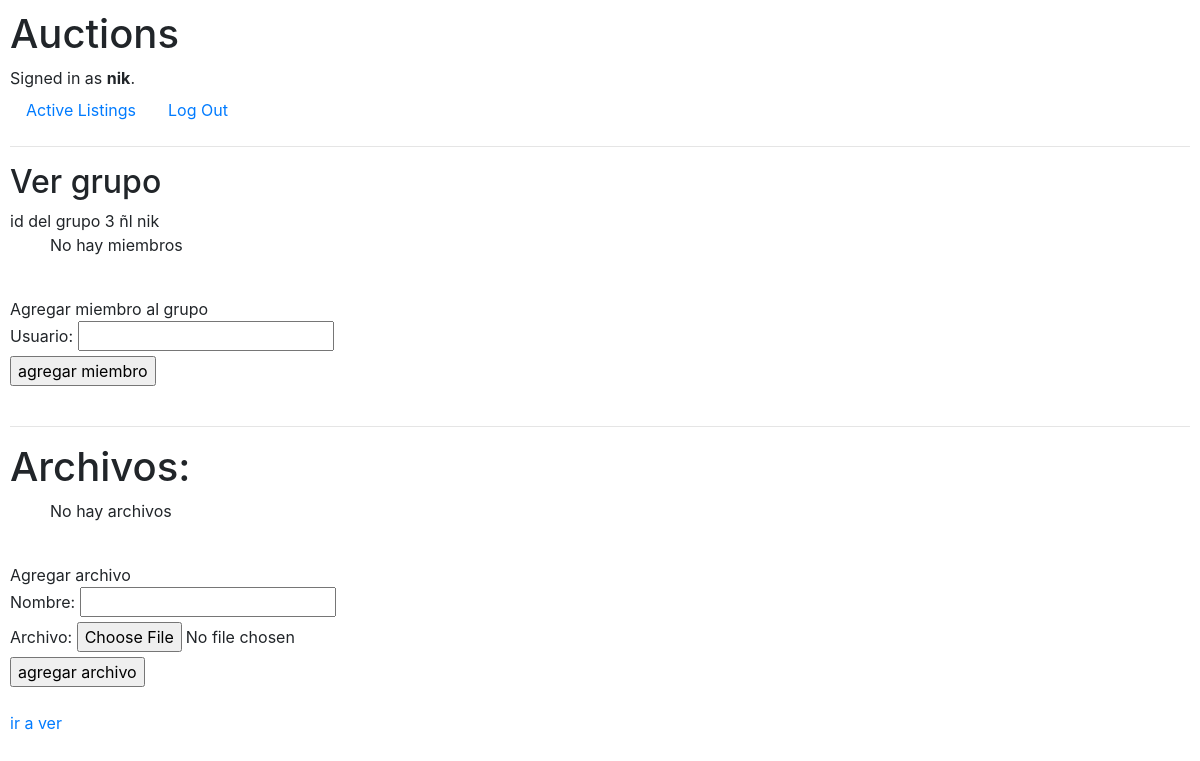
The page /ver_grupo/3 (signed in) on the database as committed earlier.
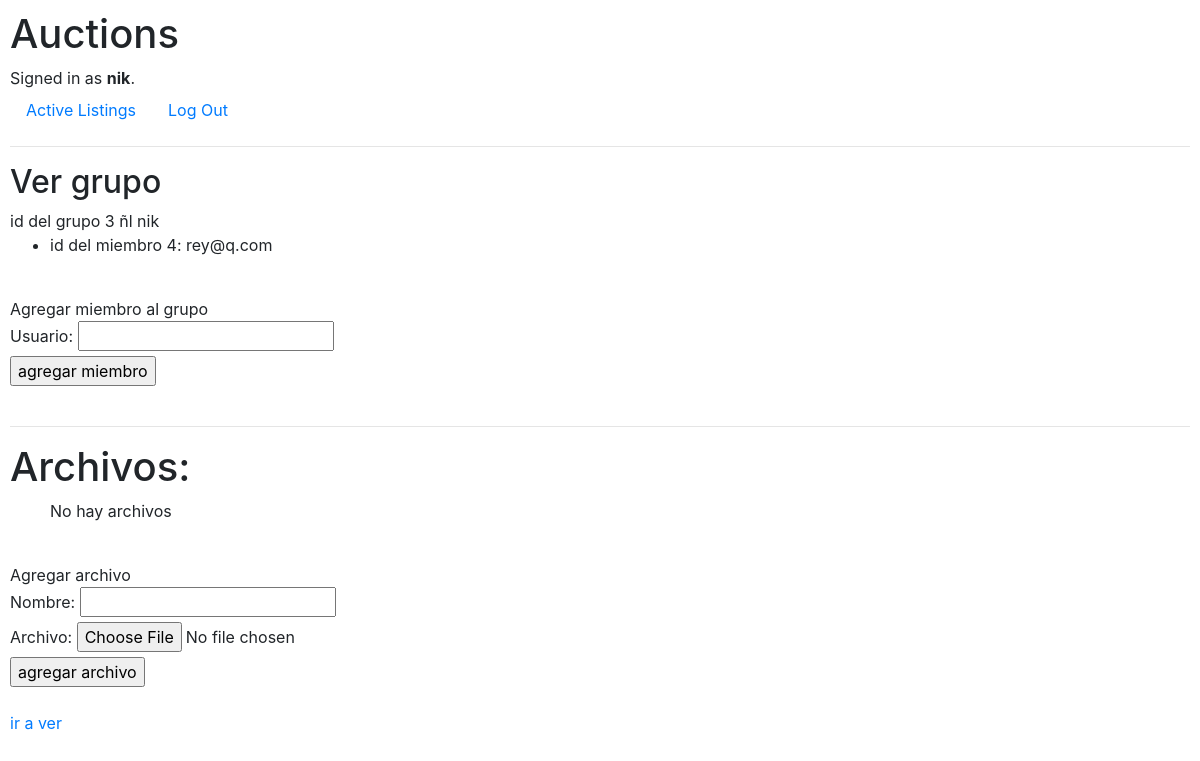
The same page on the database as committed later.
### auctions/models.py (models this page shows)
class User(AbstractUser):
    pass

### auctions/views.py (the view)
# urls.py: path('ver_grupo/<str:grupo_id>', views.ver_grupo, name="ver_grupo"),
def ver_grupo(request, grupo_id):
    grupo = Grupo.objects.get(pk=grupo_id)
    if request.user.has_perm('auctions.view_grupo', grupo):
        return render(request, "auctions/ver_grupo.html",{
            "form": Mienbrosform(),
            "form2": Archivosform(),
            "grupo":grupo,
            "miembros": grupo.miembro.all(),
            "archivos": Archivos.objects.filter(grupo=grupo),
        })

### auctions/views.py
class Mienbrosform(forms.Form):
    usuario = forms.IntegerField(min_value=1)

class Archivosform(forms.Form):
    nombre = forms.CharField(max_length=64)
    archivo = forms.FileField()

### auctions/templates/auctions/ver_grupo.html (shortened to what this page needs)
{% extends "auctions/layout.html" %}
{% block body %}
    <h2>Ver grupo</h2>
    id del grupo {{ grupo.id }}  {{ grupo.nombre }} {{ grupo.creador }}
    <ul>
        {% for miembro in miembros %}
            <li>id del miembro {{ miembro.id }}: {{ miembro.name}} {{ miembro.email }} </li>
        {% empty%}
            <p>No hay miembros</p>
        {% endfor %}
    </ul>
    <br>
    {% load guardian_tags %}
    {% if "change_grupo" in grupo_perms %}
        Agregar miembro al grupo
        <form action="{% url 'auctions:agregar_miembro' grupo.id %}"  method="post">
            {{ form }}
            <input type="submit" value="agregar miembro">
        </form>
    {% endif %}
    <br>
    <hr>
    <h1>Archivos:</h1>
    <ul>
        {% for archivo in archivos %}
            <li>archivo {{ archivo.id }}: {{ archivo.nombre}} <a href="{% url 'auctions:download'  archivo.id %}" >{{ archivo.archivo.path}}</a> // <a href="{% url 'auctions:borrar_archivo' archivo.id %}">Borrar</a></li>
        {% empty%}
            <p>No hay archivos</p>
        {% endfor %}
    </ul>
    <br>
    Agregar archivo
    <form action="{% url 'auctions:archivos'  grupo.id %}" enctype="multipart/form-data" method="post">
        {{ form2 }}
        <input type="submit" value="agregar archivo">
    </form>
    <br>
    <a href="{%  url 'auctions:ver'  %}">ir a ver</a>
{% endblock %}

Rows that differ between the two databases and show on the page:
now on this page (row edited): User: id "4", email "rey@q.com"
Other text that changed with them:
text no longer shown: "No hay miembros"
